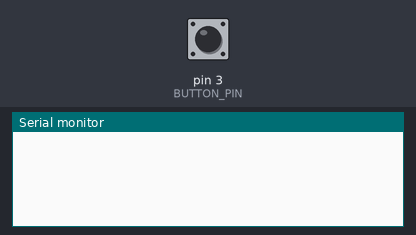
Recording of a sketch running on a simulated Arduino Uno, built with avr-gcc and run on an emulated ATmega328P. On the bench: the last lines printed to the serial monitor. The test bench sets the inputs (shaded band); at power-on: pin 3 (BUTTON_PIN) HIGH.

Above: at 1.2 s.
1.3 s: pin 3 (BUTTON_PIN) pulled LOW for 0.15 s
At 2.4 s:
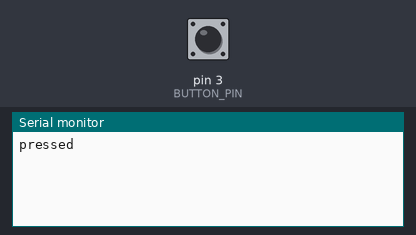
3.2 s: pin 3 (BUTTON_PIN) pulled LOW for 1 s
At 5.0 s:
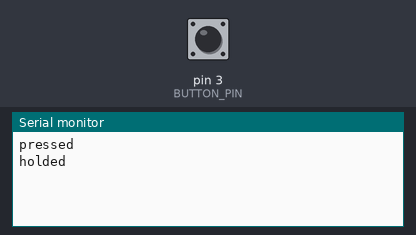
5.7 s: pin 3 (BUTTON_PIN) pulsed LOW 2 times (0.12 s each, 0.3 s apart)
At 7.1 s:
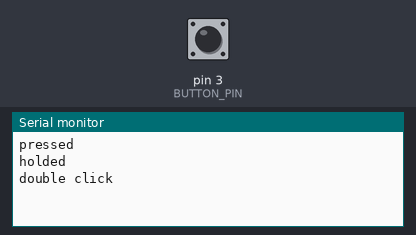

Measured:
- after the input at 1.3 s, the serial monitor: prints a new line after 0.40 s (image 1)
- after the input at 3.2 s, the serial monitor: prints a new line after 0.50 s (image 2)
- after the input at 5.7 s, the serial monitor: prints a new line after 0.70 s (image 3)

The sketch:

button_sketch.ino
```cpp
#include "./src/button/Button.h"

#define BUTTON_PIN 3

Button button(BUTTON_PIN);

void onButtonPressed() {
  Serial.println("pressed");
}

void onDoubleClick() {
  Serial.println("double click");
}

void onClickAndHold() {
  Serial.println("click and hold");
}

void onButtonHold() {
  Serial.println("holded");
}

void setup() {
  Serial.begin(9600);
  pinMode(BUTTON_PIN, INPUT_PULLUP);
  button.setOnPressFunc(onButtonPressed);
  button.setOnHoldFunc(onButtonHold);
  button.setOnPressFunc(onDoubleClick, 2);
  button.setOnHoldFunc(onClickAndHold, 1);
}

void loop() {
  button.updateState();
}
```

Button.cpp
```cpp
#include "Button.h"

Button::Button(uint8_t buttonPin) : Button(buttonPin, DEFAULT_BUTTON_ACTIVE_LEVEL) {}

Button::Button(uint8_t buttonPin, bool buttonActiveMode) {
    this->buttonPin = buttonPin;
    this->activeLevel = buttonActiveMode;
}

void Button::updateState() {
    bool currentButtonState = digitalRead(this->buttonPin);
    uint32_t currentTimeInMillis = millis();
    bool isHold = (currentTimeInMillis - this->buttonPressedTimeInMillis > this->holdTimeoutInMillis) && (currentButtonState == this->activeLevel);
    if (accumulatedCountOfClicks != 0 && currentTimeInMillis - this->buttonPressedTimeInMillis > this->timeToAccumulateClicks && currentButtonState != this->activeLevel) {
        Optional<Runnable> onPressEvent = onPressEventsByCountOfClicks.get(accumulatedCountOfClicks);
        if (onPressEvent.isExist()) onPressEvent.get().run();
        accumulatedCountOfClicks = 0;
    }
    if (currentButtonState == this->activeLevel && this->lastButtonState != this->activeLevel) {
        if (currentTimeInMillis - this->buttonPressedTimeInMillis > this->buttonPressedCooldownInMillis) {
            this->buttonPressedTimeInMillis = currentTimeInMillis;
        } else {
            currentButtonState = !currentButtonState;
        }
    } else if (currentButtonState != this->activeLevel && this->lastButtonState == this->activeLevel) {
        if (!lastHoldState) {
            accumulatedCountOfClicks++;
        }
        this->onReleaseEvent.run();
    } else if (currentButtonState == this->activeLevel && isHold) {
        if (isHoldFuncRepeatable || !this->lastHoldState) {
            if (holdFuncInvokeTimeoutInMillis == 0 || currentTimeInMillis - lastHoldFuncInvokeTimeInMillis > holdFuncInvokeTimeoutInMillis) {
                lastHoldFuncInvokeTimeInMillis = currentTimeInMillis;
                Optional<Runnable> onHoldEvent = onHoldEventsByCountOfClicksBeforeHold.get(accumulatedCountOfClicks);
                if (onHoldEvent.isExist()) onHoldEvent.get().run();
                accumulatedCountOfClicks = 0;
            }
        }
    }
    this->lastButtonState = currentButtonState;
    this->lastHoldState = isHold;
}

void Button::setButtonPressedCooldown(uint16_t buttonPressedCooldownInMillis) {
    this->buttonPressedCooldownInMillis = buttonPressedCooldownInMillis;
}

void Button::setHoldTimeout(uint16_t holdTimeoutInMillis) {
    this->holdTimeoutInMillis = holdTimeoutInMillis;
}

void Button::setHoldFuncRepeatMode(bool isRepeatable) {
    this->isHoldFuncRepeatable = isRepeatable;
}

void Button::setHoldFuncInvokeTimeout(uint32_t holdFuncInvokeTimeoutInMillis) {
    this->holdFuncInvokeTimeoutInMillis = holdFuncInvokeTimeoutInMillis;
}

void Button::setOnPressFunc(void (*onPressFunc)(), uint16_t numberOfClicks) {
    if (numberOfClicks == 0) numberOfClicks = 1;
    this->onPressEventsByCountOfClicks.put(numberOfClicks, Runnable(onPressFunc));
}

void Button::setOnHoldFunc(void (*onHoldFunc)(), uint16_t numberOfClicksBeforeHold) {
    this->onHoldEventsByCountOfClicksBeforeHold.put(numberOfClicksBeforeHold, Runnable(onHoldFunc));
}

void Button::setOnReleaseFunc(void (*onReleaseFunc)()) {
    this->onReleaseEvent = Runnable(onReleaseFunc);
}

void Button::setTimeToAccumulateClicks(uint16_t timeToAccumulateCliks) {
    this->timeToAccumulateClicks = timeToAccumulateCliks;
}
```

Button.h
```cpp
#pragma once

#include <Arduino.h>
#include "../util/collections/ArduinoMap.h"
#include "../util/types/Runnable.h"

#define DEFAULT_MIN_HOLD_TIME_IN_MILLIS 500
#define DEFAULT_BUTTON_ACTIVE_LEVEL LOW
#define DEFAULT_HOLD_FUNC_INVOKE_TIMEOUT_IN_MILLIS 0
#define DEFAULT_BUTTON_PRESSED_COOLDOWN_IN_MILLIS 200
#define DEFAULT_TIME_TO_ACCUMULATE_CLICKS 400

class Button {
private:
    uint8_t buttonPin;
    bool activeLevel;
    bool lastHoldState = false;
    uint16_t buttonPressedCooldownInMillis = DEFAULT_BUTTON_PRESSED_COOLDOWN_IN_MILLIS;
    uint16_t holdTimeoutInMillis = DEFAULT_MIN_HOLD_TIME_IN_MILLIS;
    uint16_t holdFuncInvokeTimeoutInMillis = DEFAULT_HOLD_FUNC_INVOKE_TIMEOUT_IN_MILLIS;
    uint16_t lastHoldFuncInvokeTimeInMillis = 0;
    uint32_t buttonPressedTimeInMillis = 0;
    bool isHoldFuncRepeatable = false;
    bool lastButtonState = !DEFAULT_BUTTON_ACTIVE_LEVEL;
    ArduinoMap<uint16_t, Runnable> onPressEventsByCountOfClicks;
    ArduinoMap<uint16_t, Runnable> onHoldEventsByCountOfClicksBeforeHold;
    Runnable onReleaseEvent;
    uint16_t accumulatedCountOfClicks = 0;
    uint16_t timeToAccumulateClicks = DEFAULT_TIME_TO_ACCUMULATE_CLICKS;
public:
    Button(uint8_t buttonPin);
    Button(uint8_t buttonPin, bool buttonActiveMode);

    void updateState();
    void setButtonPressedCooldown(uint16_t buttonPressedCooldownInMillis);
    void setHoldTimeout(uint16_t holdTimeoutInMillis);
    void setHoldFuncRepeatMode(bool isRepeatable);
    void setHoldFuncInvokeTimeout(uint32_t holdFuncInvokeTimeoutInMillis);
    void setOnPressFunc(void (*onPressFunc)(), uint16_t numberOfClicks = 1);
    void setOnHoldFunc(void (*onHoldFunc)(), uint16_t numberOfClicksBeforeHold = 0);
    void setOnReleaseFunc(void (*onReleaseFunc)());
    void setTimeToAccumulateClicks(uint16_t timeToAccumulateCliks);
};
```

ArduinoMap.h
```cpp
#pragma once

#include <stdint.h>
#include "../types/Pair.h"
#include "../types/Optional.h"

template <typename KEY, typename T>
class ArduinoMap
{
private:
    struct ArduinoMapElement {
        Pair<KEY, T> pair;
        ArduinoMapElement* lessElement = nullptr;
        ArduinoMapElement* greaterElement = nullptr;
    };
    uint16_t countOfElements = 0;
    ArduinoMapElement* firstElement = nullptr;
public:
    ~ArduinoMap() {
        do {
            ArduinoMapElement* lastElPtr = nullptr;
            ArduinoMapElement* currentElPtr = firstElement;
            while (currentElPtr != nullptr) {
                if (currentElPtr->lessElement != nullptr) {
                    lastElPtr = currentElPtr;
                    currentElPtr = currentElPtr->lessElement;
                }
                else if (currentElPtr->greaterElement != nullptr) {
                    lastElPtr = currentElPtr;
                    currentElPtr = currentElPtr->greaterElement;
                }
                else {
                    if (lastElPtr != nullptr) {
                        if (lastElPtr->lessElement == currentElPtr) lastElPtr->lessElement = nullptr;
                        else lastElPtr->greaterElement = nullptr;
                    }
                    delete currentElPtr;
                    currentElPtr = lastElPtr;
                    lastElPtr = nullptr;
                }
            }
        } while(firstElement != nullptr);
    }

    void put(const KEY& key, const T& element) {
        this->countOfElements++;
        ArduinoMapElement* currentElPtr = firstElement;
        ArduinoMapElement* lastElPtr = nullptr;
        bool isGreater;
        while (currentElPtr != nullptr) {
            if (key == currentElPtr->pair.getFirst()) break;
            lastElPtr = currentElPtr;
            isGreater = key > currentElPtr->pair.getFirst();
            if (isGreater) currentElPtr = currentElPtr->greaterElement;
            else currentElPtr = currentElPtr->lessElement;
        }
        ArduinoMapElement* newElement = new ArduinoMapElement();
        if (currentElPtr != nullptr) {
            newElement->lessElement = currentElPtr->lessElement;
            newElement->greaterElement = currentElPtr->greaterElement;
            delete currentElPtr;
        }
        newElement->pair = Pair<KEY, T>(key, element);
        if (lastElPtr != nullptr) isGreater ? lastElPtr->greaterElement = newElement : lastElPtr->lessElement = newElement;
        else firstElement = newElement;
    }

    Optional<T> get(const KEY& key) {
        ArduinoMapElement* currentElementPtr = firstElement;
        while (currentElementPtr != nullptr) {
            if (key == currentElementPtr->pair.getFirst()) return Optional<T>(currentElementPtr->pair.getSecond());
            currentElementPtr = key < currentElementPtr->pair.getFirst() ? currentElementPtr->lessElement : currentElementPtr->greaterElement;
        }
        return Optional<T>();
    }

    uint32_t size() {
        return this->countOfElements;
    }
};
```

Optional.h
```cpp
#pragma once

template <typename T>
class Optional {
private:
    T* element = nullptr;
public:
    Optional(const Optional& optional) {
        if (optional.element != nullptr) this->element = new T(*optional.element);
    }
    Optional() {}
    Optional(const T* element) {
        if (element != nullptr) Optional(&element);
    }
    Optional(const T& element) {
        this->element = new T(element);
    }
    ~Optional() {
        delete this->element;
    }
    Optional& operator = (const Optional& optional) {
        if (optional.element != nullptr) this->element = new T(*optional.element);
    }
    T& get() {
        return *element;
    }
    bool isExist() {
        return element != nullptr;
    }
};
```

Pair.h
```cpp
#pragma once

template <typename T, typename K>
class Pair
{
private:
    T firstEl;
    K secondEl;
public:
    Pair() {}

    Pair(const Pair<T, K>& pair) : firstEl(pair.firstEl), secondEl(pair.secondEl) {}

    Pair(const T& firstEl, const K& secondEl) : firstEl(firstEl), secondEl(secondEl) {}

    Pair<T, K>& operator =(const Pair<T, K>& pair) {
        this->firstEl = pair.firstEl;
        this->secondEl = pair.secondEl;
        return *this;
    }

    T getFirst() const {
        return this->firstEl;
    }

    K getSecond() const {
        return this->secondEl;
    }

    void setFirst(T element) {
        this->firstEl = element;
    }

    void setSecond(K element) {
        this->secondEl = element;
    }
};
```

Runnable.h
```cpp
#pragma once

class Runnable
{
private:
    void (*func)() = nullptr;
public:
    Runnable() {}
    Runnable(const Runnable& runnable) : func(runnable.func) {}
    Runnable(void (*func)()) {
        this->func = func;
    }

    Runnable& operator = (const Runnable& runnable) {
        this->func = runnable.func;
    }

    void run() {
        if (func != nullptr) this->func();
    }
};
```
